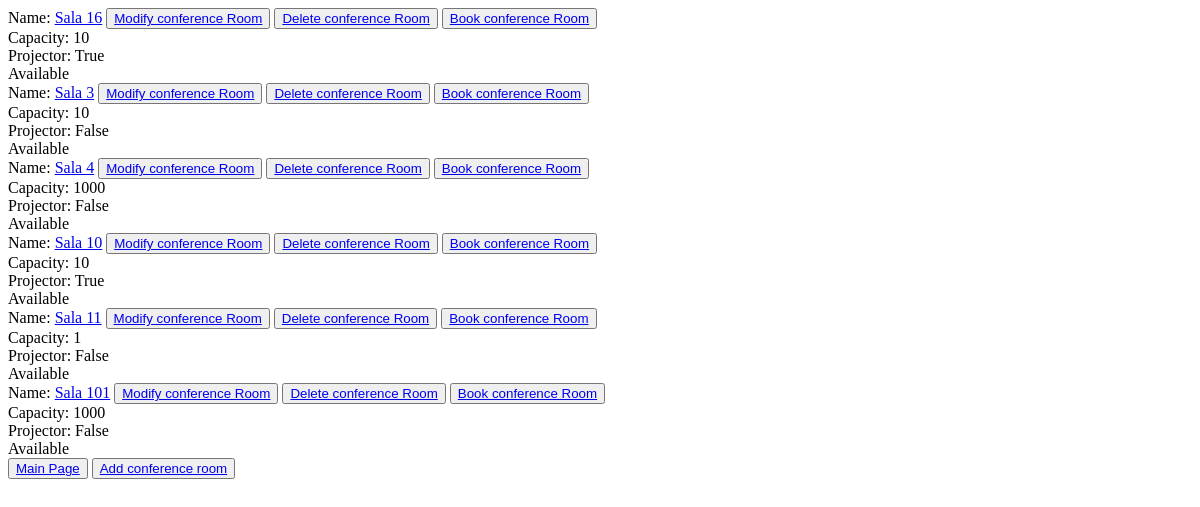
The page /list-of-rooms/ on the database as committed earlier.
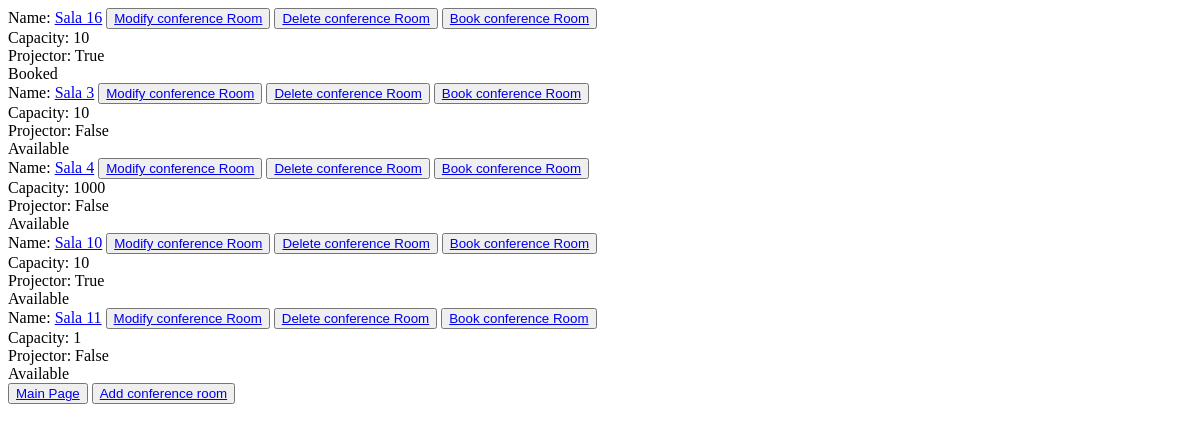
The same page on the database as committed later.
### ConferenceRoom/models.py (models this page shows)
class Rooms(models.Model):
    name = models.CharField(max_length=255, unique=True)
    capacity = models.IntegerField(default=1)
    projector = models.BooleanField(default=False)

### ConferenceRoom/views.py (the view)
# urls.py: path('list-of-rooms/', ListOfRoomsView.as_view()),
class ListOfRoomsView(View):
    template_name = 'ConferenceRoom/List_of_rooms.html'
    def get(self, request, *args, **kwargs):
        my_rooms = Rooms.objects.all()
        if not my_rooms:
            message = "There is no available room."
            return render(request, self.template_name, {'message': message})
        for room in my_rooms:
            reservation_dates = [reservation.date for reservation in room.booking_set.all()]
            room.reserved = datetime.date.today() in reservation_dates
        context = {'my_rooms': my_rooms}
        return render(request, self.template_name, context)

### ConferenceRoom/templates/ConferenceRoom/List_of_rooms.html (shortened to what this page needs)
<!DOCTYPE html>
<html lang="en">
<head>
</head>
<body>
    {% for room in my_rooms %}
        Name: <a href="http://127.0.0.1:8000/room/details/{{ room.id }}">{{ room.name }}</a>
        <button type="button">
        <a href="http://localhost:8000/room/modify/{{ room.id }}/">Modify conference Room</a>
        </button>
        <button type="button">
        <a href="http://localhost:8000/room/delete/{{ room.id }}/">Delete conference Room</a>
        </button>
        <button type="button">
        <a href="http://localhost:8000/room/reserve/{{ room.id }}/">Book conference Room</a>
        </button>
        <br>
        Capacity: {{ room.capacity }} <br>
        Projector: {{ room.projector }} <br>
        {% if room.reserved %}
            Booked
        {% else %}
            Available
        {% endif %}
        <br>
    {% endfor %}
    <button type="button">
    <a href="http://localhost:8000/">Main Page</a>
    </button>
    <button type="button">
    <a href="http://localhost:8000/room/new/">Add conference room</a><br>
    </button>
</body>
</html>

Rows that differ between the two databases and show on the page:
removed Rooms: name "Sala 101", capacity "1000", projector "False", shows "Available"
computed for Rooms "Sala 16": text "Available" → "Booked"
